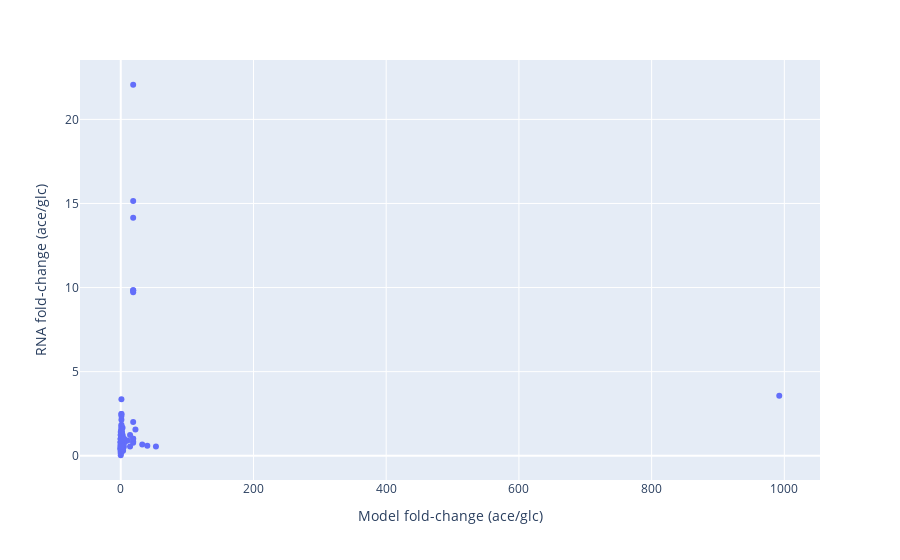

This figure's notebook cell:
### Code cell
import plotly.express as px

df = pd.DataFrame(
    [
        {
            "Reaction ID": rxnid,
            "Model fold-change (ace/glc)": fc,
            "RNA fold-change (ace/glc)": rna_fc
        }
        for (rxnid, fc), rna_fc in zip(model_abs_fc.items(), rna_max_fc)
        if (not np.isnan(fc)
            and not np.isinf(fc)
            and rna_fc is not None
            and not np.isnan(rna_fc)
            and not np.isinf(rna_fc))
    ])

fig = px.scatter(
    df, x="Model fold-change (ace/glc)", y="RNA fold-change (ace/glc)",
    hover_data='Reaction ID',
    # log_x=True,
    # log_y=True
)
fig.show()

fig.write_html("transcriptome_vs_flux.html")

### Figure 1 — Plotly figure (JSON) as saved in the notebook; plotly's stock layout.template omitted (floating-point values rounded to 4 significant figures; data arrays with more than 128 entries replaced by an {"elided": "..."} marker saying what was removed)
{"data": [{"customdata": {"elided": "282x1 str values"}, "hovertemplate": "Model fold-change (ace/glc)=%{x}<br>RNA fold-change (ace/glc)=%{y}<br>Reaction ID=%{customdata[0]}<extra></extra>", "legendgroup": "", "marker": {"color": "#636efa", "symbol": "circle"}, "mode": "markers", "name": "", "orientation": "v", "showlegend": false, "type": "scatter", "x": {"elided": "282 float values"}, "xaxis": "x", "y": {"elided": "282 float values"}, "yaxis": "y"}], "layout": {"legend": {"tracegroupgap": 0}, "margin": {"t": 60}, "xaxis": {"anchor": "y", "domain": [0, 1], "title": {"text": "Model fold-change (ace/glc)"}}, "yaxis": {"anchor": "x", "domain": [0, 1], "title": {"text": "RNA fold-change (ace/glc)"}}}}
